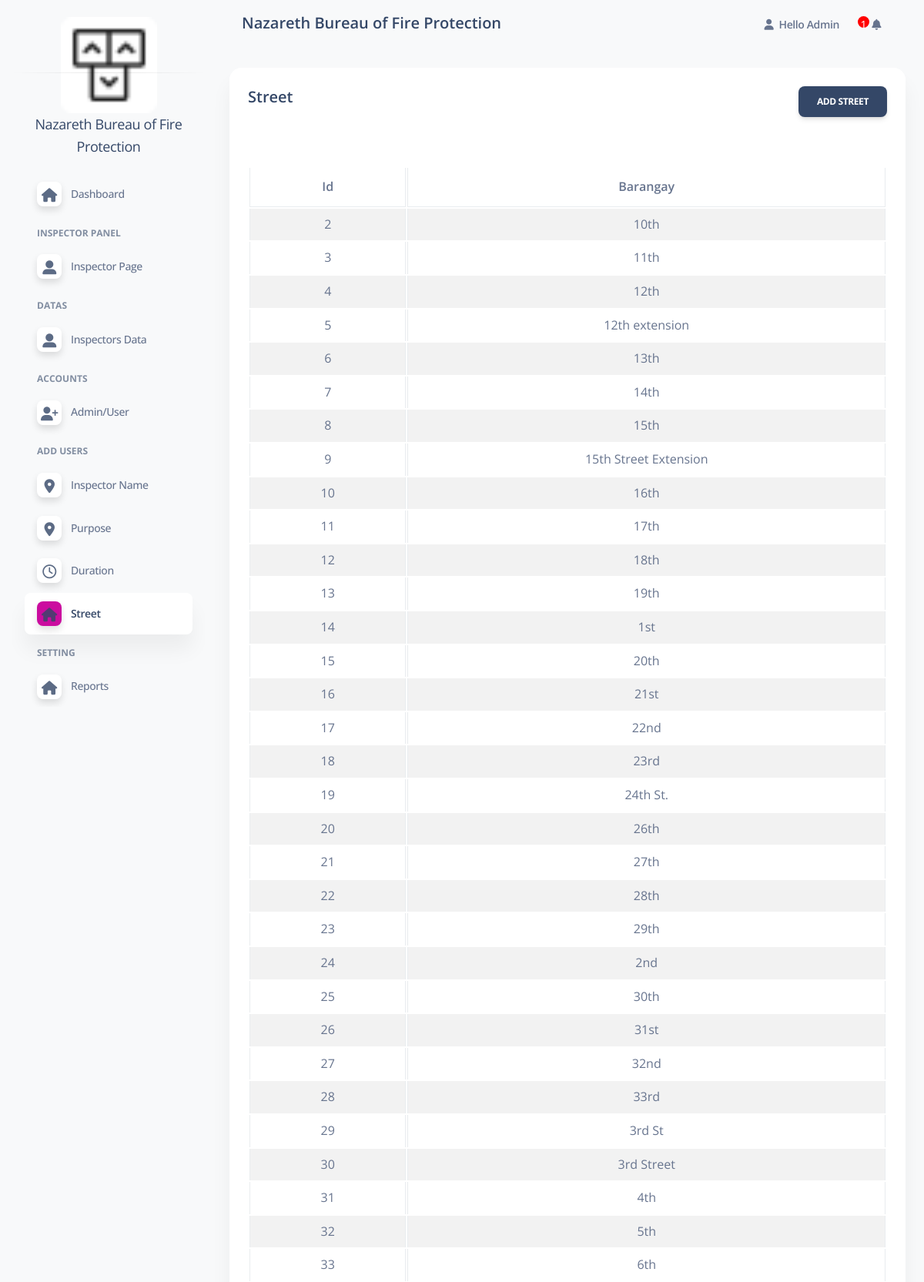
/admin/barangay_panel.php (signed in, upper part), run on the app's committed database.
### tables this page shows
CREATE TABLE `barangay` (
  `id` int(11) NOT NULL,
  `barangay_name` varchar(100) NOT NULL
);

### config/function.php (called while the page is built, shortened)
<?php
    require 'dbconn.php';
    function validate($inputData)
    {
        global $conn;
       $validateData = mysqli_real_escape_string($conn, $inputData);
       return trim($validateData);
    }
    function getAll($tableName)
    {
        global $conn;
        $table = validate($tableName);
        $query = "SELECT * FROM $table";
        $result = mysqli_query($conn, $query);
        return $result;
    }
?>

### admin/barangay_panel.php (the view, shortened to what this page needs)
<?php
include('includes/header.php'); ?>
    <div class="row">
        <div class="col-md-12">
            <div class="card">
                <div class="card-header">
                    <h5> Street
                    <a href="add_barangay.php" class="btn btn-dark float-end">Add Street</a>
                    </h5>
                </div>
                <div class="card-body">
                        <table id = "myTable" class="table table-bordered table-striped">
                            <thead>
                                <tr>
                                    <th class = "text-center">Id</th>
                                    <th class = "text-center">Barangay</th>
                                </tr>
                            </thead>
                            <tbody>
                            <?php
                                   $services = getAll('barangay');
                                   if($services)
                                   {
                                   if(mysqli_num_rows($services) > 0)
                                   {
                                            foreach($services as $servicesItem)
                                            {
                                                ?>
                                           <tr>
                                            <td class = "text-center"><?= $servicesItem['id']?> </span></td>
                                            <td class = "text-center"><?= $servicesItem['barangay_name']?> </span></td>
                                </tr>
                                                 <?php
                                            }
                                   }
                                }
                                   else{
                                    ?>
                                        <td cosplan = "2" >No Record Found</td>
                                    <?php
                                   }
                                ?>
                            </tbody>
                        </table>
                </div>
            </div>
        </div>
    </div>
    <?php include('includes/scripts.php'); ?>

### data on the page
barangay: id "2", barangay_name "10th"
barangay: id "3", barangay_name "11th"
barangay: id "4", barangay_name "12th"
barangay: id "5", barangay_name "12th extension"
barangay: id "6", barangay_name "13th"
barangay: id "7", barangay_name "14th"
barangay: id "8", barangay_name "15th"
barangay: id "9", barangay_name "15th Street Extension"
barangay: id "10", barangay_name "16th"
barangay: id "11", barangay_name "17th"
barangay: id "12", barangay_name "18th"
barangay: id "13", barangay_name "19th"
barangay: id "14", barangay_name "1st"
barangay: id "15", barangay_name "20th"
barangay: id "16", barangay_name "21st"
barangay: id "17", barangay_name "22nd"
barangay: id "18", barangay_name "23rd"
barangay: id "19", barangay_name "24th St."
barangay: id "20", barangay_name "26th"
barangay: id "21", barangay_name "27th"
barangay: id "22", barangay_name "28th"
barangay: id "23", barangay_name "29th"
barangay: id "24", barangay_name "2nd"
barangay: id "25", barangay_name "30th"
barangay: id "26", barangay_name "31st"
barangay: id "27", barangay_name "32nd"
barangay: id "28", barangay_name "33rd"
barangay: id "29", barangay_name "3rd St"
barangay: id "30", barangay_name "3rd Street"
barangay: id "31", barangay_name "4th"
barangay: id "32", barangay_name "5th"
barangay: id "33", barangay_name "6th"

### other printed values
$_SESSION['loggedInUser']['name'] "Admin"
$count++ "1"
